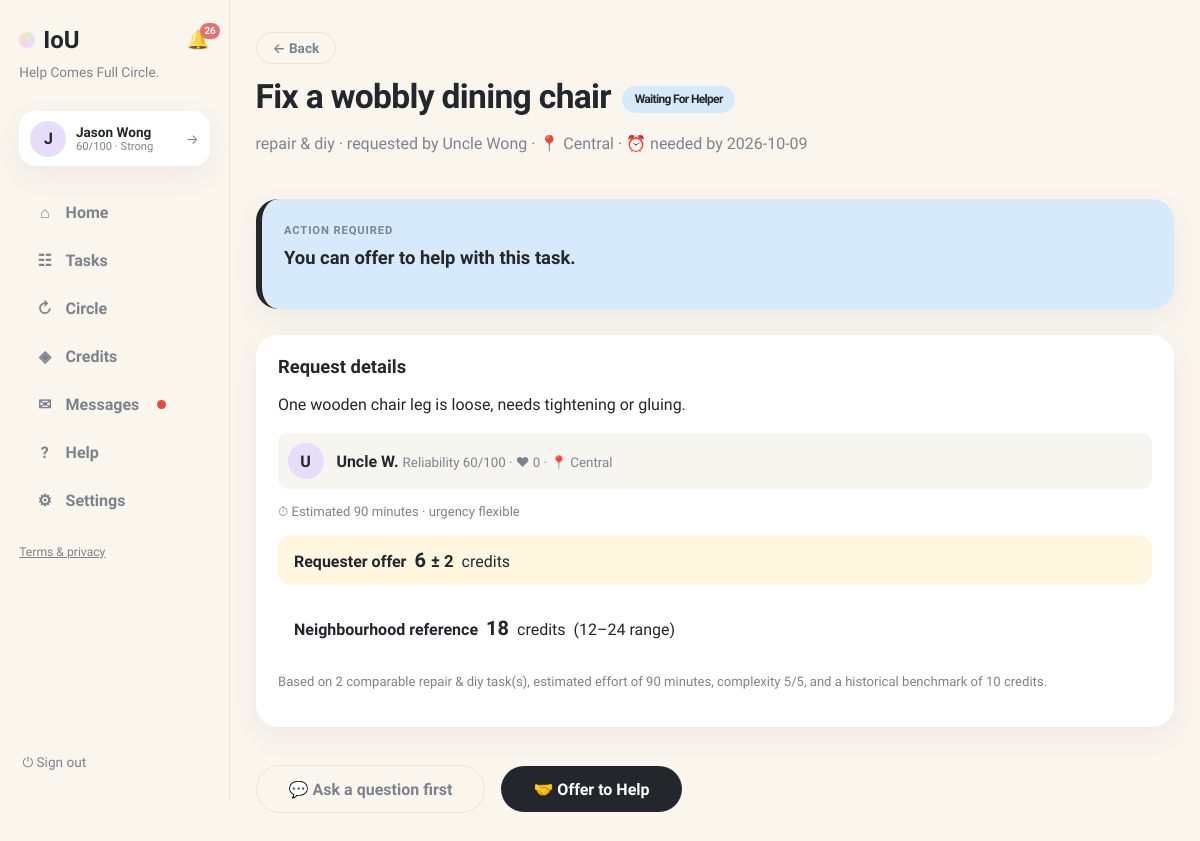
Page /requests/17 (signed in) on the earlier database version.
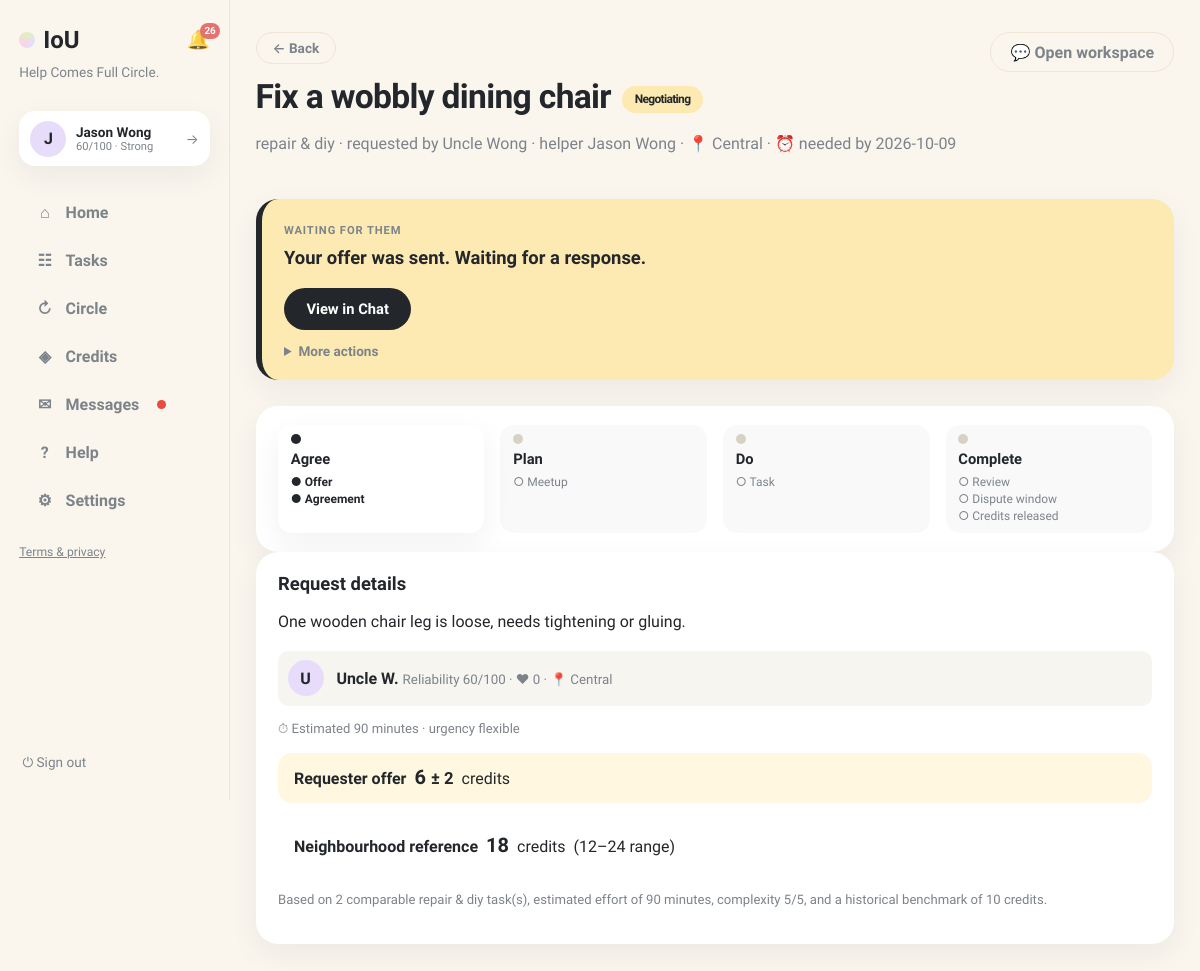
Same page on the later database version.
### tables this page shows
CREATE TABLE users (
                id INTEGER PRIMARY KEY, name TEXT NOT NULL, email TEXT UNIQUE NOT NULL,
                password TEXT NOT NULL, balance INTEGER NOT NULL DEFAULT 0,
                held_balance INTEGER NOT NULL DEFAULT 0,
                is_moderator INTEGER NOT NULL DEFAULT 0
            , language TEXT NOT NULL DEFAULT 'en', address TEXT, district TEXT, hkid TEXT, address_id TEXT, age INTEGER, birthday TEXT, skills TEXT NOT NULL DEFAULT '', community_helper INTEGER NOT NULL DEFAULT 0, created_at TEXT, consent_analytics INTEGER NOT NULL DEFAULT 0, reliability INTEGER NOT NULL DEFAULT 60, account_status TEXT NOT NULL DEFAULT 'active', analytics_consent INTEGER NOT NULL DEFAULT 0, username TEXT, bio TEXT, verification_identity TEXT NOT NULL DEFAULT 'unverified', verification_neighbourhood TEXT NOT NULL DEFAULT 'unverified', vis_photo INTEGER NOT NULL DEFAULT 1, vis_neighbourhood INTEGER NOT NULL DEFAULT 1, vis_skills INTEGER NOT NULL DEFAULT 1, vis_bio INTEGER NOT NULL DEFAULT 1, vis_completed INTEGER NOT NULL DEFAULT 1, vis_circle INTEGER NOT NULL DEFAULT 1, circle_enabled INTEGER NOT NULL DEFAULT 1);

CREATE TABLE requests (
                id INTEGER PRIMARY KEY, title TEXT NOT NULL, description TEXT NOT NULL,
                category TEXT NOT NULL, requester_id INTEGER NOT NULL,
                status TEXT NOT NULL DEFAULT 'open', provider_id INTEGER,
                requester_value INTEGER, requester_buffer INTEGER,
                provider_value INTEGER, provider_buffer INTEGER,
                agreed_value INTEGER, negotiation_deadline TEXT,
                effort_minutes INTEGER, complexity INTEGER, quality_score INTEGER,
                completed_at TEXT,
                created_at TEXT NOT NULL, location TEXT, needed_by TEXT, urgency TEXT, meetup_date TEXT, meetup_time TEXT, meetup_location TEXT, preferred_time TEXT, completion_note TEXT, completion_evidence TEXT, confirm_requester INTEGER NOT NULL DEFAULT 0, confirm_provider INTEGER NOT NULL DEFAULT 0, started_at TEXT, provider_completed_at TEXT, requester_confirmed_at TEXT, release_at TEXT, proof_path TEXT, proof_status TEXT, dispute_eligible INTEGER NOT NULL DEFAULT 1, dispute_window_days INTEGER NOT NULL DEFAULT 3, settlement_value INTEGER, circle_id INTEGER, cancel_requested_by INTEGER, cancel_reason TEXT, cancel_compensation INTEGER NOT NULL DEFAULT 0, evidence_required INTEGER NOT NULL DEFAULT 1, duration_minutes INTEGER NOT NULL DEFAULT 0,
                FOREIGN KEY(requester_id) REFERENCES users(id),
                FOREIGN KEY(provider_id) REFERENCES users(id)
            );

### app.py (the view)
@app.get("/requests/{request_id}", response_class=HTMLResponse)
def request_detail(request: Request, request_id: int):
    user = current_user(request)
    if not user:
        return RedirectResponse("/login", status_code=303)
    with db() as connection:
        expire_negotiations(connection)
        advance_disputes(connection)
        item = load_request(connection, request_id)
        if not item:
            return render(request, "error.html", message="That request does not exist.")
        recommendations = {
            item["id"]: recommendation(
                connection, item["category"], item["effort_minutes"] or 30,
                item["complexity"] or 3, item["quality_score"] or 3,
            )
        }
        history = load_history(connection, user["id"])
        disputes = load_disputes(connection)
        offer = pending_message(connection, request_id, "offer")
        meetup = pending_message(connection, request_id, "meetup")
        message_count = connection.execute(
            "SELECT COUNT(*) c FROM messages WHERE request_id=?", (request_id,)
        ).fetchone()["c"]
        dispute = connection.execute(
            "SELECT * FROM disputes WHERE request_id=?", (request_id,)
        ).fetchone()
        requester_profile = connection.execute(
            "SELECT id,name,reliability,district FROM users WHERE id=?",
            (item["requester_id"],)).fetchone()
        requester_thumbs = connection.execute(
            "SELECT COUNT(*) c FROM transactions WHERE provider_id=? AND kudos_given=1",
            (item["requester_id"],)).fetchone()["c"]
    is_owner = item["requester_id"] == user["id"]
    is_provider = item["provider_id"] == user["id"]
    involved = is_owner or is_provider
    my_confirm = (is_owner and item["confirm_requester"]) or (is_provider and item["confirm_provider"])
    hero = hero_for(item, user["id"], offer, meetup, dispute, my_confirm)
    return render(
        request,
        "request_detail.html",
        item=item,
        recommendations=recommendations,
        history=history,
        disputes=disputes,
        pending_offer=offer,
        pending_meetup=meetup,
        dispute=dispute,
        message_count=message_count,
        is_owner=is_owner,
        is_provider=is_provider,
        involved=involved,
        my_confirm=my_confirm,
        requester_profile=requester_profile,
        requester_thumbs=requester_thumbs,
        hero=hero,
        status_label=STATUS_LABELS.get(item["status"], item["status"]),
        step_index=STATUS_STEP.get(item["status"], 0),
        timeline_steps=TIMELINE_STEPS,
        genre_emoji=GENRE_EMOJI,
    )

### templates/request_detail.html (shortened to what this page needs)
{% extends "base.html" %}
{% block content %}
{% set next = '/requests/' ~ item.id %}
<header class="page-head">
  <div>
    <a class="btn-ghost btn-back" href="javascript:history.back()">← Back</a>
    <h1 style="margin-top:.8rem">{{ item.title }} <span class="status s-{{ item.status }} title-status">{{ status_label }}</span></h1>
    <p class="muted">{{ item.category }} · requested by {{ item.requester_name }}{% if item.provider_name %} · helper {{ item.provider_name }}{% endif %}{% if item.location %} · 📍 {{ item.location }}{% endif %}{% if item.preferred_time %} · 🕒 meetup {{ item.preferred_time|replace('T',' ') }}{% elif item.needed_by %} · ⏰ needed by {{ item.needed_by }}{% endif %}</p>
  </div>
  {% if involved and message_count %}
  <a class="btn-ghost" href="/chat/{{ item.id }}">💬 Open workspace</a>
  {% endif %}
</header>
<section class="card action-card s-{{ item.status }}">
  <small class="action-kicker">{% if hero.actor == 'you' %}Action required{% elif hero.actor == 'other' %}Waiting for them{% else %}Current status{% endif %}</small>
  <p class="action-label">{{ hero.label }}</p>
  <div class="hero-actions">
    {% if hero.action and item.status != 'open' %}
      {% if hero.action.modal %}
      <button class="btn-primary" data-modal-open="{{ hero.action.modal }}">{{ hero.action.text }}</button>
      {% else %}
      <a class="btn-primary" href="{{ hero.action.href }}">{{ hero.action.text }}</a>
      {% endif %}
    {% endif %}
  </div>
  {% set has_more = (item.status == 'open' and is_owner) or (item.status in ('disputed','mediation') and involved) or (involved and item.provider_id and item.status not in ('cancelled','completed','resolved')) or (item.status in ('completed_pending_release','completed','resolved') and (is_owner or involved)) %}
  {% if has_more %}
  <details class="more-actions"><summary>More actions</summary>
  </details>
  {% endif %}
</section>
{% if item.status != 'open' %}
<section class="card progress-card">
  {% include "_progress.html" %}
</section>
{% endif %}
<div class="detail-layout">
  <div class="card">
    <h2>Request details</h2>
    <p>{{ item.description }}</p>
    {% if requester_profile %}
    <div class="requester-preview">
      <div class="avatar">{{ requester_profile.name[0] }}</div>
      <div>
        <b>{{ requester_profile.name.split(' ')[0] }}{{ ' ' ~ requester_profile.name.split(' ')[-1][0] ~ '.' if requester_profile.name.split(' ')|length > 1 else '' }}</b>
        <small class="muted">Reliability {{ requester_profile.reliability }}/100 · ♥ {{ requester_thumbs }} · 📍 {{ item.location or requester_profile.district or 'nearby' }}</small>
      </div>
    </div>
    {% endif %}
    {% if item.effort_minutes %}<p class="muted small">⏱ Estimated {{ item.effort_minutes }} minutes{% if item.urgency %} · urgency {{ item.urgency }}{% endif %}</p>{% endif %}
    <p class="offer"><b>Requester offer</b><span class="offer-num">{{ item.requester_value }} <small>± {{ item.requester_buffer }}</small></span> credits</p>
    <p class="ai-suggestion"><b>Neighbourhood reference</b><span class="offer-num">{{ recommendations[item.id].recommended }}</span> credits <span>({{ recommendations[item.id].range[0] }}–{{ recommendations[item.id].range[1] }} range)</span></p>
    <p class="muted small">{{ recommendations[item.id].explanation }}</p>
  </div>
  {% if item.status == 'open' and not is_owner %}
  <div class="detail-offer-row">
    <a class="btn-ghost btn-lg" href="/chat/{{ item.id }}">💬 Ask a question first</a>
    <button class="btn-primary btn-lg" data-modal-open="offer-modal">🤝 Offer to Help</button>
  </div>
  {% endif %}
</div>
{% endblock %}

### templates/base.html (shortened to what this page needs)
<!doctype html>
<html lang="en"><head><link rel="stylesheet" href="/static/style.css"></head>
<body class="app-body">
<nav class="sidebar">
  <div class="brand-row">
    <a class="brand" href="/"><span class="brand-dot"></span>IoU</a>
    {% if user %}
    <a class="bell {% if page == 'notifications' %}active{% endif %}" href="/notifications" title="Notifications">🔔{% if unread_notifs or unread_msgs %}<span class="bell-badge">{{ (unread_notifs or 0) + (unread_msgs or 0) }}</span>{% endif %}</a>
    {% endif %}
  </div>
  <p class="brand-tag">Help Comes Full Circle.</p>
  {% if user %}
  <a class="side-user" href="/profile" title="Your profile">
    <div class="avatar">{{ user.name[0] }}</div>
    {% set sc = user.reliability if user.reliability is not none else 60 %}
    {% set lab = 'Suspended' if sc <= 0 else ('Restricted' if sc < 30 else ('Limited' if sc < 60 else ('Strong' if sc < 80 else 'Excellent'))) %}
    <div class="sidebar-user-meta"><b>{{ user.name }}</b>
      <small>{{ sc }}/100 · {{ lab }}</small>
    </div>
    <span class="side-user-arrow">→</span>
  </a>
  <div class="nav-links">
    <a class="nav-link {% if page == 'home' %}active{% endif %}" href="/"><span class="nav-ico">⌂</span>Home</a>
    <a class="nav-link {% if page == 'browse' %}active{% endif %}" href="/browse"><span class="nav-ico">☷</span>Tasks</a>
    <a class="nav-link {% if page == 'circle' %}active{% endif %}" href="/chain-invitations"><span class="nav-ico">↻</span>Circle{% if circle_pending %}<span class="unread-dot"></span>{% endif %}</a>
    <a class="nav-link {% if page == 'credits' %}active{% endif %}" href="/history"><span class="nav-ico">◈</span>Credits</a>
    <a class="nav-link {% if page == 'messages' %}active{% endif %}" href="/messages"><span class="nav-ico">✉</span>Messages{% if unread_msgs %}<span class="unread-dot"></span>{% endif %}</a>
    <a class="nav-link {% if page == 'help' %}active{% endif %}" href="/help"><span class="nav-ico">?</span>Help</a>
    <a class="nav-link {% if page == 'account' %}active{% endif %}" href="/account"><span class="nav-ico">⚙</span>Settings</a>
  </div>
  <p class="nav-footer"><a href="/legal">Terms &amp; privacy</a></p>
  <form method="post" action="/logout" class="side-logout"><button class="link-button" title="Sign out">⏻ Sign out</button></form>
  {% else %}
  <div class="nav-links">
    <a class="nav-link" href="/login"><span class="nav-ico">→</span>Sign in</a>
    <a class="nav-link" href="/register"><span class="nav-ico">＋</span>Create account</a>
  </div>
  <p class="nav-footer"><a href="/legal">Terms &amp; privacy</a></p>
  {% endif %}
</nav>
<main class="content {% block content_class %}{% endblock %}">{% block content %}{% endblock %}</main>
</body></html>

Differences in the rows shown:
shown differently, row unchanged: users "Jason Wong": provider_name (not shown) → "Jason Wong"
changed requests "Fix a wobbly dining chair": status (not shown) → "Negotiating"
Other differences:
{{ hero.label }}: "You can offer to help with this task." → "Your offer was sent. Waiting for a response."
{{ hero.action.text }}: (not shown) → "View in Chat"
{{ status_label }}: "Waiting For Helper" → (not shown)
text no longer shown: "ACTION REQUIRED 💬 Ask a question first 🤝 Offer to Help"
text now shown: "· helper 💬 Open workspace WAITING FOR THEM More actions"
new list line: "Agree Offer Agreement"
new list line: "Plan Meetup"
new list line: "Do Task"
new list line: "Complete Review Dispute window Credits released"
